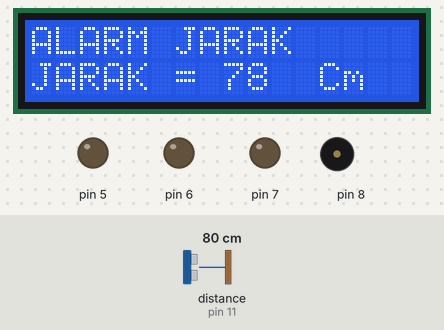
Bench run of a sketch on a simulated Arduino Uno, built with avr-gcc and run on an emulated ATmega328P. On the bench: 16×2 character LCD, output pins drawn as LEDs (lit = HIGH), buzzer (waves = sounding). Wiring (inferred from the names in the program): ultrasonic range finder: trigger pin 10; echo pin 11. Inputs (shaded band) come from the test bench; at power-on: distance to the obstacle (sensor on pin 11) 80 cm. The echo pulse lasts 58.3 µs per cm; pins used as bus, display or sensor lines are not drawn; what the sketch prints to the serial monitor is not drawn.

Above: at 1.2 s.
1.3 s: distance to the obstacle (sensor on pin 11) set to 56 cm
At 2.1 s:
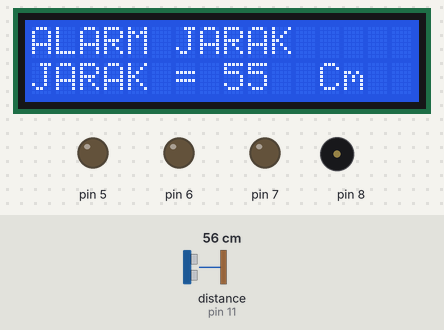
2.9 s: distance to the obstacle (sensor on pin 11) set to 48 cm
At 3.8 s:
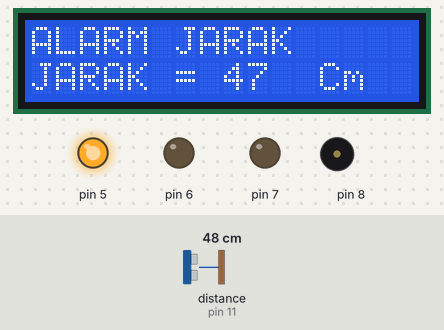
5.4 s: distance to the obstacle (sensor on pin 11) set to 24 cm
At 6.3 s:
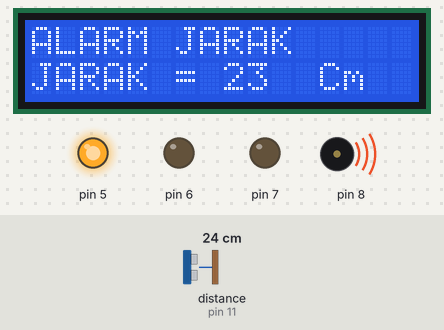
7.5 s: distance to the obstacle (sensor on pin 11) set to 20 cm
At 8.26 s:
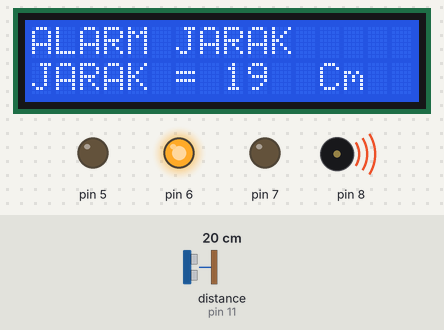
10.0 s: distance to the obstacle (sensor on pin 11) set to 120 cm
At 10.25 s:
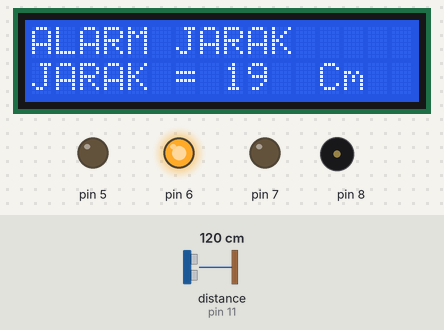
13.0 s: distance to the obstacle (sensor on pin 11) set to 9 cm
At 14.1 s:
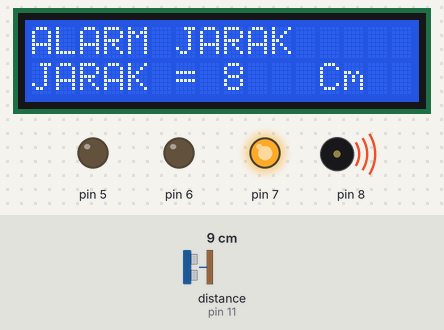
Timing chart, 0 to 15.6 s (numbered marks = the images above; inputs shaded):
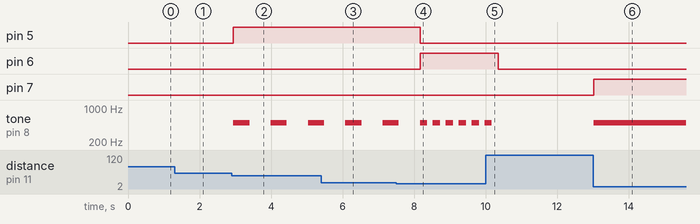

The sketch:

ULTRASONIC_BUZZER_LAMPU.ino
```cpp
#include <LiquidCrystal_I2C.h>
LiquidCrystal_I2C lcd(0x27,16,2);

long duration;
int distance;

const int trigPin = 10;
const int echoPin = 11;

// Include the required Arduino libraries:

void setup() {
// put your setup code here, to run once:
pinMode(trigPin, OUTPUT);
pinMode(echoPin, INPUT);
pinMode (5, OUTPUT);
pinMode (6, OUTPUT);
pinMode (7, OUTPUT);
Serial.begin(115200);

 lcd.backlight();
  lcd.setCursor(0,0);
  lcd.print("                                     ");
  lcd.setCursor(0,1);
  lcd.print("                                      ");
}

void loop() {
function2();
  lcd.init();
  lcd.backlight();
  lcd.setCursor(0,0);
  lcd.print("ALARM JARAK");
  lcd.setCursor(0,1);
  lcd.print("JARAK =  ");
  lcd.setCursor(11,1);
  lcd.print(" Cm");
function1();

}


void function1(){
digitalWrite(trigPin, LOW);
delayMicroseconds (2);
digitalWrite(trigPin, HIGH);
delayMicroseconds(10);
digitalWrite(trigPin, LOW);

duration = pulseIn(echoPin, HIGH);
distance = duration * 0.034 / 2;
if(distance >= 250){
  distance = 0;
}
Serial.print("Distance: ");
Serial.println(distance);

 lcd.setCursor(8,1);
  lcd.print(distance);
}

void function2(){
if(distance >=50 ){
  digitalWrite(5,LOW);
   digitalWrite(6,LOW);
    digitalWrite(7,LOW);
  noTone(8);
}
else if(distance <= 49 && distance >= 21){
  digitalWrite(5,HIGH);
   digitalWrite(6,LOW);
    digitalWrite(7,LOW);
  tone(8, 500);
  delay(450);
  noTone(8);
  delay(500);
}
else if(distance <= 20 && distance >=10){
  digitalWrite(5,LOW);
   digitalWrite(6,HIGH);
    digitalWrite(7,LOW);
  tone(8, 500);
  delay(200);
  noTone(8);
  delay(70);
}
else if( distance <= 10 && distance >= 1){
    digitalWrite(5,LOW);
   digitalWrite(6,LOW);
    digitalWrite(7,HIGH);
  tone(8, 500);

}
else {
      digitalWrite(5,LOW);
   digitalWrite(6,LOW);
    digitalWrite(7,LOW);
  noTone(8);
}
}
```

Measured:
- the behaviour switches between 51 and 50 cm on distance to the obstacle (sensor on pin 11) (found by bisection; images 1 and 2)
- the behaviour switches between 22 and 21 cm on distance to the obstacle (sensor on pin 11) (found by bisection; images 3 and 4)
- after the input at 1.3 s, the display: first differs from a run without the input at once (image 1)
- after the input at 2.9 s, pin 5: LOW → HIGH after 0.05 s; tone on pin 8: alternates 500 Hz for 0.45 s and silent for 0.59 s, starting after 0.05 s; the display: first differs from a run without the input after 0.05 s (image 2)
- after the input at 5.4 s, the display: first differs from a run without the input after 0.68 s (image 3)
- after the input at 7.5 s, pin 5: HIGH → LOW after 0.66 s; pin 6: LOW → HIGH after 0.66 s; the display: first differs from a run without the input after 0.66 s (image 4)
- after the input at 10.0 s, pin 6: HIGH → LOW after 0.35 s; tone on pin 8: goes on until 10.2 s, then stays silent
- after the input at 13.0 s, pin 7: LOW → HIGH at once; tone on pin 8: silent → 500 Hz at once
